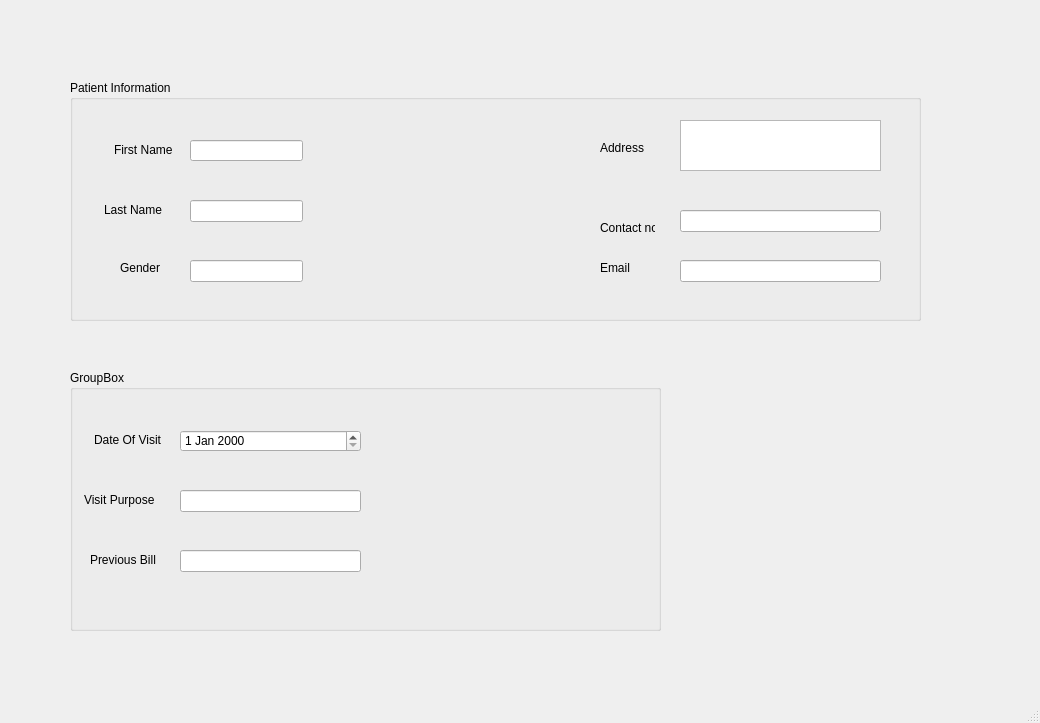
<?xml version="1.0" encoding="UTF-8"?>
<ui version="4.0">
 <class>MainWindow</class>
 <widget class="QMainWindow" name="MainWindow">
  <property name="geometry">
   <rect>
    <x>0</x>
    <y>0</y>
    <width>1040</width>
    <height>723</height>
   </rect>
  </property>
  <property name="windowTitle">
   <string>MainWindow</string>
  </property>
  <widget class="QWidget" name="centralwidget">
   <widget class="QGroupBox" name="groupBox">
    <property name="geometry">
     <rect>
      <x>70</x>
      <y>80</y>
      <width>851</width>
      <height>241</height>
     </rect>
    </property>
    <property name="title">
     <string>Patient Information</string>
    </property>
    <widget class="QLineEdit" name="lineEdit">
     <property name="geometry">
      <rect>
       <x>120</x>
       <y>60</y>
       <width>113</width>
       <height>21</height>
      </rect>
     </property>
    </widget>
    <widget class="QLineEdit" name="lineEdit_2">
     <property name="geometry">
      <rect>
       <x>120</x>
       <y>120</y>
       <width>113</width>
       <height>22</height>
      </rect>
     </property>
    </widget>
    <widget class="QLineEdit" name="lineEdit_3">
     <property name="geometry">
      <rect>
       <x>120</x>
       <y>180</y>
       <width>113</width>
       <height>22</height>
      </rect>
     </property>
    </widget>
    <widget class="QLabel" name="label">
     <property name="geometry">
      <rect>
       <x>44</x>
       <y>60</y>
       <width>61</width>
       <height>20</height>
      </rect>
     </property>
     <property name="text">
      <string>First Name</string>
     </property>
    </widget>
    <widget class="QLabel" name="label_2">
     <property name="geometry">
      <rect>
       <x>34</x>
       <y>120</y>
       <width>71</width>
       <height>20</height>
      </rect>
     </property>
     <property name="text">
      <string>Last Name</string>
     </property>
    </widget>
    <widget class="QLabel" name="label_3">
     <property name="geometry">
      <rect>
       <x>50</x>
       <y>180</y>
       <width>55</width>
       <height>16</height>
      </rect>
     </property>
     <property name="text">
      <string>Gender</string>
     </property>
    </widget>
    <widget class="QTextEdit" name="textEdit">
     <property name="geometry">
      <rect>
       <x>610</x>
       <y>40</y>
       <width>201</width>
       <height>51</height>
      </rect>
     </property>
    </widget>
    <widget class="QLabel" name="label_4">
     <property name="geometry">
      <rect>
       <x>530</x>
       <y>60</y>
       <width>55</width>
       <height>16</height>
      </rect>
     </property>
     <property name="text">
      <string>Address</string>
     </property>
    </widget>
    <widget class="QLineEdit" name="lineEdit_4">
     <property name="geometry">
      <rect>
       <x>610</x>
       <y>130</y>
       <width>201</width>
       <height>22</height>
      </rect>
     </property>
    </widget>
    <widget class="QLineEdit" name="lineEdit_5">
     <property name="geometry">
      <rect>
       <x>610</x>
       <y>180</y>
       <width>201</width>
       <height>22</height>
      </rect>
     </property>
    </widget>
    <widget class="QLabel" name="label_5">
     <property name="geometry">
      <rect>
       <x>530</x>
       <y>140</y>
       <width>55</width>
       <height>16</height>
      </rect>
     </property>
     <property name="text">
      <string>Contact no.</string>
     </property>
    </widget>
    <widget class="QLabel" name="label_6">
     <property name="geometry">
      <rect>
       <x>530</x>
       <y>180</y>
       <width>55</width>
       <height>16</height>
      </rect>
     </property>
     <property name="text">
      <string>Email</string>
     </property>
    </widget>
   </widget>
   <widget class="QGroupBox" name="groupBox_2">
    <property name="geometry">
     <rect>
      <x>70</x>
      <y>370</y>
      <width>591</width>
      <height>261</height>
     </rect>
    </property>
    <property name="title">
     <string>GroupBox</string>
    </property>
    <widget class="QLabel" name="label_7">
     <property name="geometry">
      <rect>
       <x>24</x>
       <y>60</y>
       <width>71</width>
       <height>20</height>
      </rect>
     </property>
     <property name="text">
      <string>Date Of Visit</string>
     </property>
    </widget>
    <widget class="QLabel" name="label_8">
     <property name="geometry">
      <rect>
       <x>14</x>
       <y>120</y>
       <width>81</width>
       <height>20</height>
      </rect>
     </property>
     <property name="text">
      <string>Visit Purpose</string>
     </property>
    </widget>
    <widget class="QLabel" name="label_9">
     <property name="geometry">
      <rect>
       <x>20</x>
       <y>180</y>
       <width>71</width>
       <height>20</height>
      </rect>
     </property>
     <property name="text">
      <string>Previous Bill</string>
     </property>
    </widget>
    <widget class="QDateEdit" name="dateEdit">
     <property name="geometry">
      <rect>
       <x>110</x>
       <y>60</y>
       <width>181</width>
       <height>22</height>
      </rect>
     </property>
    </widget>
    <widget class="QLineEdit" name="lineEdit_6">
     <property name="geometry">
      <rect>
       <x>110</x>
       <y>120</y>
       <width>181</width>
       <height>22</height>
      </rect>
     </property>
    </widget>
    <widget class="QLineEdit" name="lineEdit_7">
     <property name="geometry">
      <rect>
       <x>110</x>
       <y>180</y>
       <width>181</width>
       <height>22</height>
      </rect>
     </property>
    </widget>
   </widget>
  </widget>
  <widget class="QMenuBar" name="menubar">
   <property name="geometry">
    <rect>
     <x>0</x>
     <y>0</y>
     <width>1040</width>
     <height>26</height>
    </rect>
   </property>
  </widget>
  <widget class="QStatusBar" name="statusbar"/>
 </widget>
 <resources/>
 <connections/>
</ui>
